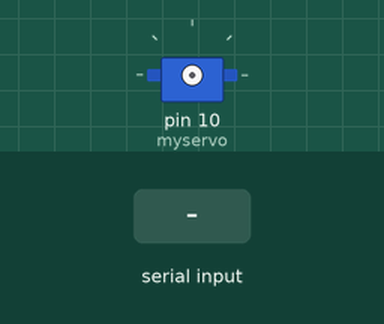
The sketch below on a simulated Arduino Uno, built with avr-gcc and run on an emulated ATmega328P. On the bench: servo. The inputs (shaded band) are chosen by the test bench. The modem accepts every AT command (registered, SIM ready, sends succeed) and sends nothing else; what the sketch prints to the serial monitor is not drawn.

Above: at 13.5 s.
13.6 s: "90/45\n" received over the second serial link
At 21.8 s:
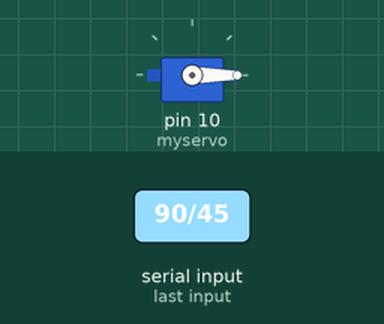
Timing chart, 0 to 23.3 s (numbered marks = the images above; inputs shaded):
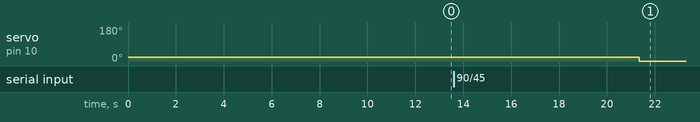

The sketch:

servo2Server.ino
```cpp
#include <SoftwareSerial.h>
#include <Servo.h>


Servo myservo;
// 모바일 HostSpot의 ID와 패스워드 (변경할 부분)
const String SSID = "jyp";
const String PASSWORD = "12345678";
// 서버주소와 포트 (변경할 부분)
const String SERVER_IP = "192.168.137.1";
const String SERVER_PORT = "8085";

// AT 명령 저장
String cmd = "";
// 전송 데이터 저장
String sendData = "";
// WiFi 접속 실패 여부
boolean FAIL_8266 = false;


// TX, RX
SoftwareSerial esp(3, 2);
int Lcoffee = 0;
int coffee = 0;
void setup() {


  Serial.println("Start module connection");
  do {
    Serial.begin(9600);
    esp.begin(9600);
    // ESP8266 모듈 재시작
    esp.println("AT+RST");
    delay(1000);
    // 만약 재시작되었다면
    if (esp.find("ready")) {
      Serial.println("Module ready");
      // ESP8266 모듈의 모드를 듀얼모드로 설정 (클라이언트)
      esp.println("AT+CWMODE=1");
      delay(2000);
      // AP에 접속되면
      if (cwJoinAP()) {
        Serial.println("AP successful");
        FAIL_8266 = false;
        delay(5000);
        Serial.println("Start buffer initialization");
        while (esp.available() > 0) {
          char a = esp.read();
          Serial.write(a);
        }
        Serial.println();
        Serial.println("Buffer initialization terminated");
      } else {
        Serial.println("AP connection failure");
        delay(500);
        FAIL_8266 = true;
      }
    } else {
      Serial.println("Module connection failure");
      delay(500);
      FAIL_8266 = true;
    }
  } while (FAIL_8266);
  Serial.println("Module connection complete");
}

boolean a = true;
String message = "";
int emp_no = 7;

void loop() {

  Serial.println("Check Start");
  Serial.println("coffee : " + (String)coffee);
  Serial.println("Lcoffee : " + (String)Lcoffee);
  if (coffee > Lcoffee) {
    Serial.println("서보모터 동작");
    myservo.attach(10);
    myservo.write(20);
    delay(1000);
    myservo.write(0);
    delay(1000);

    Serial.println("서보모터 동작완료");
    myservo.detach();
  }
  Lcoffee = coffee;
  delay(2000);
  Serial.println("Check end");
  Serial.println("coffee : " + (String)coffee);
  Serial.println("Lcoffee : " + (String)Lcoffee);
  delay(2000);
  sendDataToServer(message);
}

void sendDataToServer(String data) {
  Serial.println("Start the data transfer part");
  cmd = "AT+CIPSTART=\"TCP\",\"" + SERVER_IP + "\"," + SERVER_PORT + "\r\n";
  Serial.println("Attempt to connect to server");
  esp.println(cmd);
  // 웹 서버에 접속되면
  if (esp.find("OK")) {
    Serial.println("Server connection successful");
  } else {
    Serial.println("Server connection failed");
  }

  // 서버로 GET 메시지 전송
  //  cmd = "GET /Please/please.jsp?a=";

  //메세지 받기
  cmd = "GET /TaskTop_ing/Coffee.do?EMP_NO=";
  cmd += emp_no;
  cmd += "\r\nConnection: close\r\n\r\n";

  Serial.println(cmd);
  esp.print("AT+CIPSEND="); // = mySerial로 요청하는거랑 같음
  esp.println(cmd.length());
  if (esp.find("OK")) {
    Serial.println("Ready to send to server");
  } else {
    Serial.println("Failed to prepare to send to server");
  }
  esp.println(cmd);

  //데이터 전송이 완료되면
  if (esp.find("OK")) {
    Serial.println("Data transfer successful");
    Serial.println();
    delay(5000);
    Serial.println("Attempt to receive data");
    Serial.println();

    boolean check = false;
    String readData = "";
    while (esp.available()) {
      char c = esp.read(); //c라는 변수에 한글자씩 읽고
      //Serial.write(c); // 여기까지 c에 저장된 모든 글자 출력
      if (c == '/') { // c가 /를 만나면
        check = ! check; // false -> true 바꿔라
      }
      else if (check) { // true가 되면
        readData += c; // readData에 한글자씩 저장(누적)
      }
    }
    Serial.println(readData); // 저장된 모든 문자열 출력
    coffee = readData.toInt();
    Serial.println("coffee : " + (String)coffee);
    Serial.println();
    Serial.println("End Receiving Data");
  } else {
    Serial.println("Data transfer failed");
    sendDataToServer(data);
  }
  delay(3000);
}

boolean cwJoinAP() {
  String cmd = "AT+CWJAP=\"" + SSID + "\",\"" + PASSWORD + "\"";
  esp.println(cmd);
  if (esp.find("OK")) {
    return true;
  } else {
    return false;
  }
}
```

Measured:
- after the input at 13.6 s, servo on pin 10 (myservo): 20° → 0° after 7.7 s
